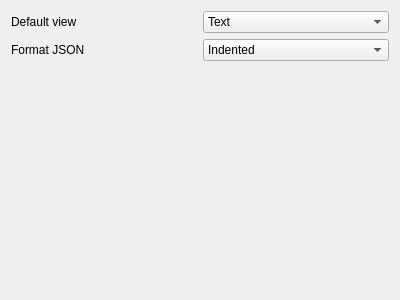
<?xml version="1.0" encoding="UTF-8"?>
<ui version="4.0">
 <class>QgsJsonEditConfigDlg</class>
 <widget class="QWidget" name="QgsJsonEditConfigDlg">
  <property name="geometry">
   <rect>
    <x>0</x>
    <y>0</y>
    <width>400</width>
    <height>300</height>
   </rect>
  </property>
  <property name="windowTitle">
   <string notr="true">Form</string>
  </property>
  <layout class="QGridLayout" name="gridLayout">
   <item row="0" column="1">
    <widget class="QComboBox" name="mDefaultViewComboBox">
     <item>
      <property name="text">
       <string>Text</string>
      </property>
     </item>
     <item>
      <property name="text">
       <string>Tree</string>
      </property>
     </item>
    </widget>
   </item>
   <item row="3" column="0">
    <spacer name="verticalSpacer">
     <property name="orientation">
      <enum>Qt::Vertical</enum>
     </property>
     <property name="sizeHint" stdset="0">
      <size>
       <width>20</width>
       <height>40</height>
      </size>
     </property>
    </spacer>
   </item>
   <item row="1" column="0">
    <widget class="QLabel" name="label_2">
     <property name="text">
      <string>Format JSON</string>
     </property>
    </widget>
   </item>
   <item row="0" column="0">
    <widget class="QLabel" name="label">
     <property name="text">
      <string>Default view</string>
     </property>
    </widget>
   </item>
   <item row="1" column="1">
    <widget class="QComboBox" name="mFormatJsonComboBox">
     <property name="toolTip">
      <string>&lt;ul&gt;
&lt;li&gt;&lt;strong&gt;Indented&lt;/strong&gt;: Display data in a human readable form with newlines and four space characters for indentation.&lt;/li&gt;
&lt;li&gt;&lt;strong&gt;Compact&lt;/strong&gt;: Display data in a one-line size optimized string without newlines or spaces.&lt;/li&gt;
&lt;li&gt;&lt;strong&gt;Disabled&lt;/strong&gt;: Display data as it comes from the provider.&lt;/li&gt;
&lt;/ul&gt;</string>
     </property>
     <item>
      <property name="text">
       <string>Indented</string>
      </property>
     </item>
     <item>
      <property name="text">
       <string>Compact</string>
      </property>
     </item>
     <item>
      <property name="text">
       <string>Disabled</string>
      </property>
     </item>
    </widget>
   </item>
  </layout>
 </widget>
 <resources/>
 <connections/>
</ui>
